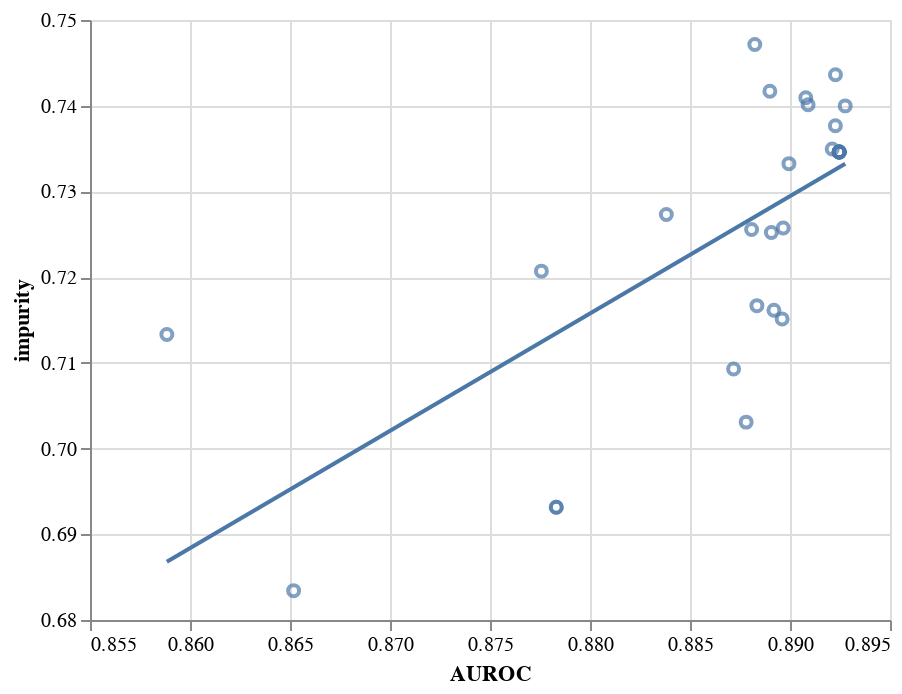

Notebook cell for this chart:
### Code cell
x = "AUROC"
y = "impurity"

chart = alt.Chart(metrics).mark_point().encode(
    x=alt.X(x, scale=alt.Scale(zero=False)),
    y=alt.Y(y, scale=alt.Scale(zero=False))
)

chart = chart + chart.transform_regression(x, y).mark_line()
#chart.show()
chart

### Figure 1 — Vega-Lite specification as saved in the notebook (floating-point values rounded to 4 significant figures)
{"config": {"view": {"continuousWidth": 400, "continuousHeight": 300}}, "layer": [{"mark": "point", "encoding": {"x": {"type": "quantitative", "field": "AUROC", "scale": {"zero": false}}, "y": {"type": "quantitative", "field": "impurity", "scale": {"zero": false}}}}, {"mark": "line", "encoding": {"x": {"type": "quantitative", "field": "AUROC", "scale": {"zero": false}}, "y": {"type": "quantitative", "field": "impurity", "scale": {"zero": false}}}, "transform": [{"on": "AUROC", "regression": "impurity"}]}], "data": {"name": "data-edd317bcaf6c73fb70c9e5c4e6e89ba0"}, "$schema": "https://vega.github.io/schema/vega-lite/v4.8.1.json", "datasets": {"data-edd317bcaf6c73fb70c9e5c4e6e89ba0": [{"impurity": 0.7471, "AUROC": 0.8882, "treeinterpreter": 0.4016}, {"impurity": 0.7346, "AUROC": 0.8925, "treeinterpreter": 0.3961}, {"impurity": 0.7273, "AUROC": 0.8838, "treeinterpreter": 0.384}, {"impurity": 0.7257, "AUROC": 0.8897, "treeinterpreter": 0.3892}, {"impurity": 0.7417, "AUROC": 0.889, "treeinterpreter": 0.4051}, {"impurity": 0.7346, "AUROC": 0.8925, "treeinterpreter": 0.3961}, {"impurity": 0.7346, "AUROC": 0.8925, "treeinterpreter": 0.3961}, {"impurity": 0.7346, "AUROC": 0.8925, "treeinterpreter": 0.3961}, {"impurity": 0.7346, "AUROC": 0.8925, "treeinterpreter": 0.3961}, {"impurity": 0.6932, "AUROC": 0.8783, "treeinterpreter": 0.4402}, {"impurity": 0.7207, "AUROC": 0.8776, "treeinterpreter": 0.4119}, {"impurity": 0.7151, "AUROC": 0.8896, "treeinterpreter": 0.3896}, {"impurity": 0.7409, "AUROC": 0.8908, "treeinterpreter": 0.4012}, {"impurity": 0.7401, "AUROC": 0.8909, "treeinterpreter": 0.3894}, {"impurity": 0.7252, "AUROC": 0.8891, "treeinterpreter": 0.4217}, {"impurity": 0.6932, "AUROC": 0.8783, "treeinterpreter": 0.4402}, {"impurity": 0.7346, "AUROC": 0.8925, "treeinterpreter": 0.3961}, {"impurity": 0.7436, "AUROC": 0.8923, "treeinterpreter": 0.3939}, {"impurity": 0.6834, "AUROC": 0.8652, "treeinterpreter": 0.3594}, {"impurity": 0.7133, "AUROC": 0.8588, "treeinterpreter": 0.4234}, {"impurity": 0.7161, "AUROC": 0.8892, "treeinterpreter": 0.39}, {"impurity": 0.7346, "AUROC": 0.8925, "treeinterpreter": 0.3961}, {"impurity": 0.74, "AUROC": 0.8928, "treeinterpreter": 0.4058}, {"impurity": 0.7332, "AUROC": 0.8899, "treeinterpreter": 0.3904}, {"impurity": 0.7256, "AUROC": 0.8881, "treeinterpreter": 0.3965}, {"impurity": 0.7349, "AUROC": 0.8921, "treeinterpreter": 0.3907}, {"impurity": 0.7093, "AUROC": 0.8872, "treeinterpreter": 0.3861}, {"impurity": 0.7031, "AUROC": 0.8878, "treeinterpreter": 0.4001}, {"impurity": 0.7377, "AUROC": 0.8923, "treeinterpreter": 0.3964}, {"impurity": 0.7167, "AUROC": 0.8883, "treeinterpreter": 0.3797}]}}
